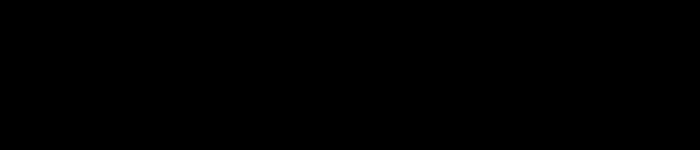
Frame 1 (no input)
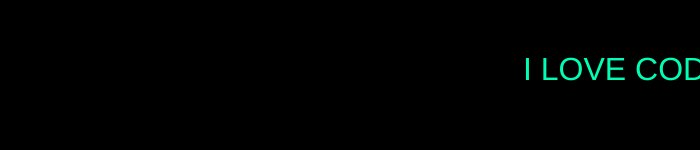
Frame 60 (no input)
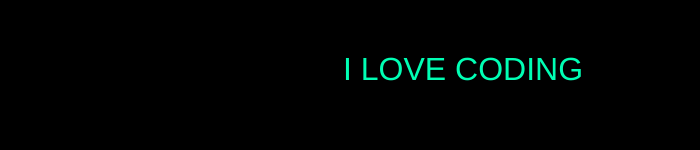
Frame 120 (the mouse pressed at the canvas centre since frame 60)

The p5.js sketch that drew these frames (run headless with seeded random() and noise() and a simulated clock; from frame 60 on, the mouse is pressed at the canvas centre):

// p5.js sketch
// ── sketch.js
let msg = "I LOVE CODING";
let x;

function setup(){
  createCanvas(700,150);
  x = width;
  textSize(32);
}

function draw(){
  background(0);

  fill(0,255,180);
  text(msg,x,80);

  x -= 3;

  if(x < -textWidth(msg))
    x = width;
}
